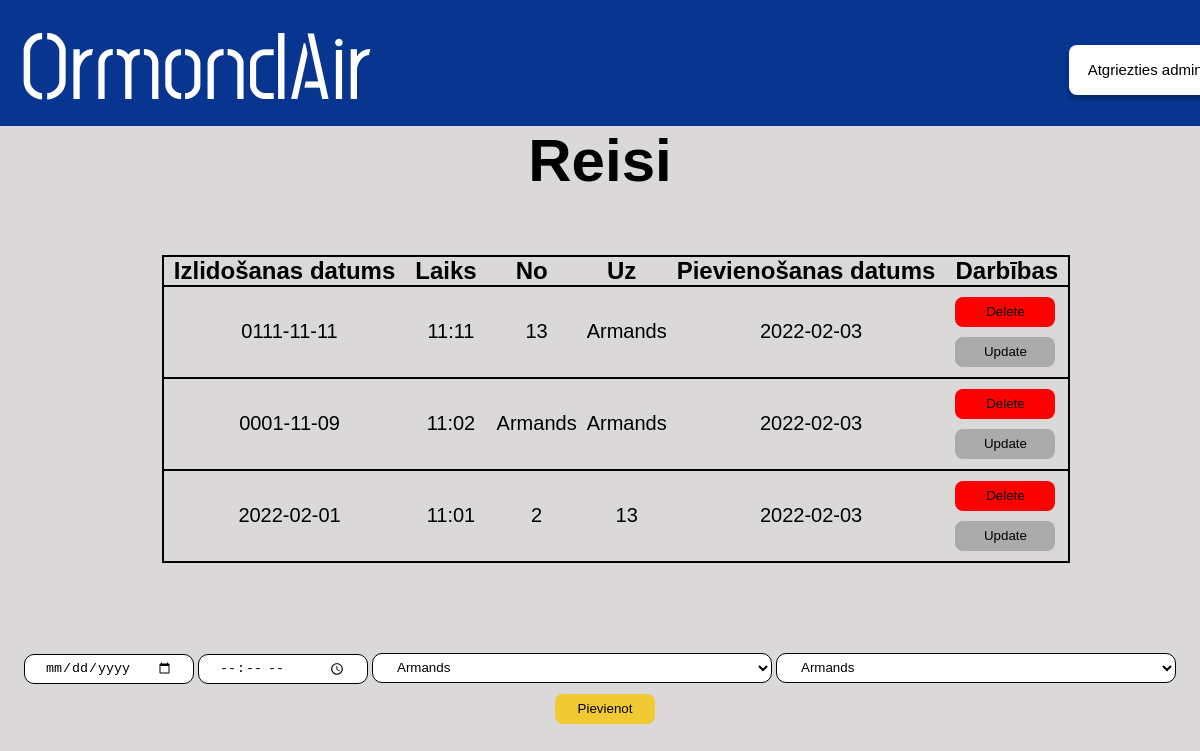
/admin/reisi, run on an earlier commit of the app's database.
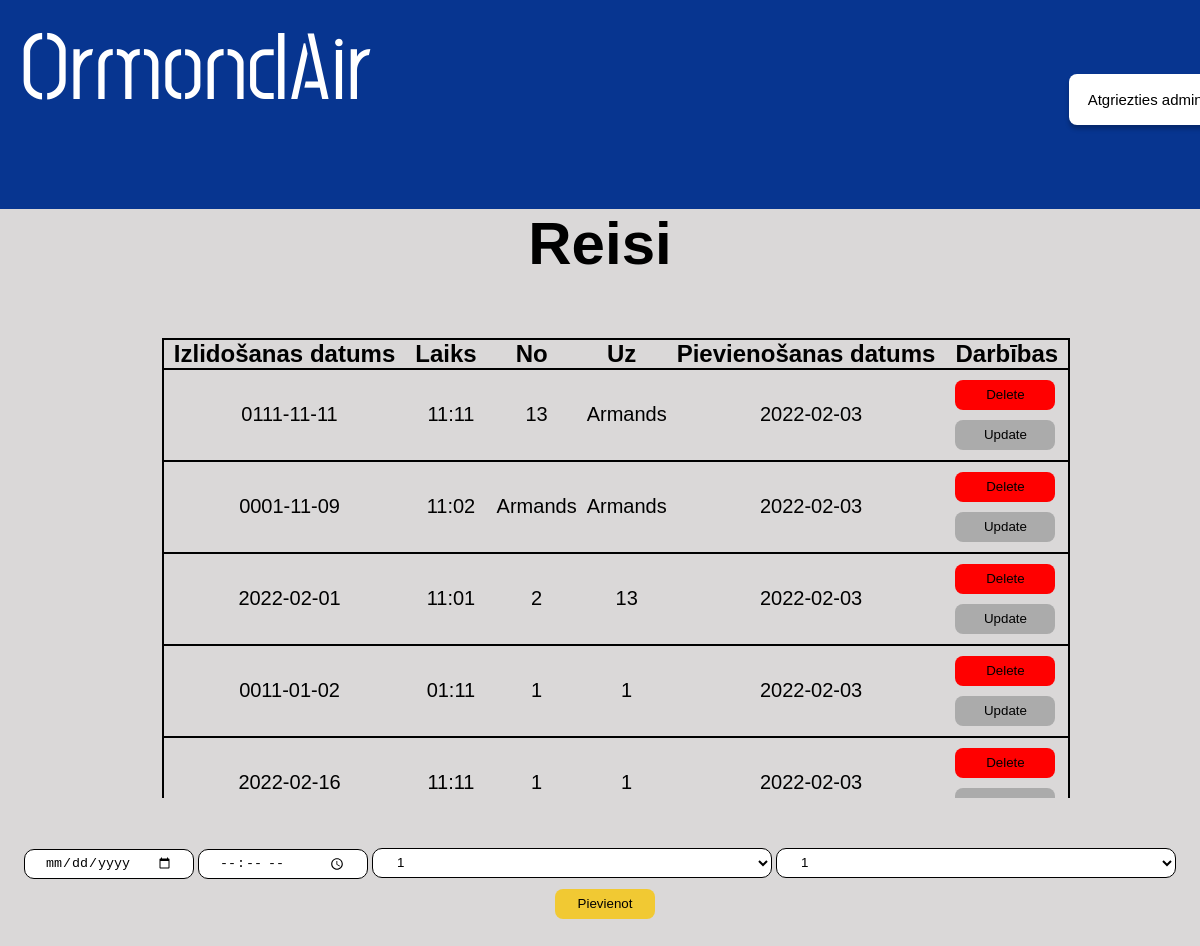
And on a later commit of the database.
### main.py (models this page shows, shortened)
class Reis(db.Model):
    id = db.Column(db.Integer, primary_key=True)
    datums = db.Column(db.String(200), nullable=False)
    laiks = db.Column(db.String(200), nullable=False)
    nolidostas = db.Column(db.String(200), nullable=False)
    uzlidostas = db.Column(db.String(200), nullable=False)
    date_created = db.Column(db.DateTime, default=datetime.utcnow)

### main.py (the view)
@app.route('/admin/reisi', methods=['POST', 'GET'])
def reis():
  if request.method == 'POST':
    new_reis = Reis(nolidostas=request.form['nolidostas'], uzlidostas=request.form['uzlidostas'], datums=request.form['datums'],laiks = request.form['laiks'])
    try:
      db.session.add(new_reis)
      db.session.commit()
      return redirect('/admin/reisi')
    except:
      return "Draugi nav labi!"
  else:
      lidostas = Lidosta.query.order_by(Lidosta.id).all()
      tasks = Reis.query.order_by(Reis.date_created).all()
      return render_template("adminreisi.html", tasks=tasks, lidostas=lidostas)

### templates/adminreisi.html (shortened to what this page needs)
<!DOCTYPE html>
<html lang="en">
  <head>
    <link href="/static/css/stylesheet.css" rel="stylesheet" />
  </head>
  <body>
    <div class="augsejaisBaneris">
      <a href="/">
        <h1 class="homePage">OrmondAir</h1>
      </a>
      <a href="/admin">
        <button id="atgriezties_admin">Atgriezties admin</button>
      </a>
    </div>
    <div class="apaksejaisBaneris">
      <h1 id="virsraksts">Reisi</h1>
      {% if tasks|length < 1 %}
      <h4 id="apaksraksts">Nav pievienots neviens reiss! </h4>
      {% else %}
      <div class="tabulaBox">
        <table class="tabula">
          <tr class="tabula">
            <th class="teksts">Izlidošanas datums</th>
            <th class="teksts">Laiks</th>
            <th class="teksts">No</th>
            <th class="teksts">Uz</th>
            <th class="teksts">Pievienošanas datums</th>
            <th class="teksts">Darbības</th>
          </tr>
          {% for task in tasks %}
            <tr class="tabula">
              <td class="dbteksts">{{ task.datums }}</td>
              <td class="dbteksts">{{ task.laiks }}</td>
              <td class="dbteksts">{{ task.nolidostas }}</td>
              <td class="dbteksts">{{ task.uzlidostas }}</td>
              <td class="dbteksts">{{ task.date_created.date() }}</td>
              <td>
                <a href="/delete_reisi/{{task.id}}"><button id=dzest>Delete</button></a>
                <br>
                <a href="/update_reisi/{{task.id}}"><button id=labot>Update</button></a>
              </td>
            </tr>
          {% endfor %}
        </table>
      </div>
      {% endif %}
      <form action="/admin/reisi" method="POST" id="form">
        <input class="inputdate" type="date" min="date" type="text" name="datums" id="datums" placeholder="datums" required>
        <input class="inputdate" type="time" type="text" name="laiks" id="laiks" placeholder="laiks" required>
        <select class="input" name="nolidostas" id="nolidostas" method="POST">
          {% for lidosta in lidostas %}
            <option value="{{lidosta.content}}">{{ lidosta.content }}</option>
          {% endfor %}
        </select>
        <select class="input" name="uzlidostas" id="uzlidostas" method="POST">
          {% for lidosta in lidostas %}
            <option value="{{lidosta.content}}">{{ lidosta.content }}</option>
          {% endfor %}
        </select>
        <input type="submit" value="Pievienot" id="pievienot">
      </form>
  </body>
</html>

What changed in the data, as far as the page shows it:
added Reis: datums "0011-01-02", laiks "01:11", nolidostas "1", uzlidostas "1", date_created "2022-02-03"
added Reis: datums "2022-02-16", laiks "11:11", nolidostas "1", uzlidostas "1", date_created "2022-02-03"
Also different on the page:
form field nolidostas: "Armands" → "1"
form field uzlidostas: "Armands" → "1"
